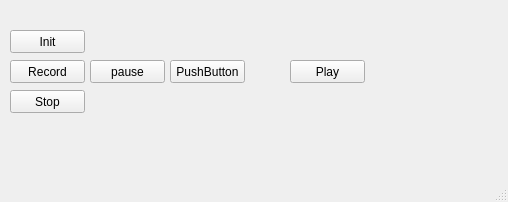
<?xml version="1.0" encoding="UTF-8"?>
<ui version="4.0">
 <class>MainWindow</class>
 <widget class="QMainWindow" name="MainWindow">
  <property name="geometry">
   <rect>
    <x>0</x>
    <y>0</y>
    <width>508</width>
    <height>202</height>
   </rect>
  </property>
  <property name="windowTitle">
   <string>MainWindow</string>
  </property>
  <widget class="QWidget" name="centralwidget">
   <widget class="QPushButton" name="btn_init">
    <property name="geometry">
     <rect>
      <x>10</x>
      <y>30</y>
      <width>75</width>
      <height>23</height>
     </rect>
    </property>
    <property name="text">
     <string>Init</string>
    </property>
   </widget>
   <widget class="QPushButton" name="btn_record">
    <property name="geometry">
     <rect>
      <x>10</x>
      <y>60</y>
      <width>75</width>
      <height>23</height>
     </rect>
    </property>
    <property name="text">
     <string>Record</string>
    </property>
   </widget>
   <widget class="QPushButton" name="btn_stop">
    <property name="geometry">
     <rect>
      <x>10</x>
      <y>90</y>
      <width>75</width>
      <height>23</height>
     </rect>
    </property>
    <property name="text">
     <string>Stop</string>
    </property>
   </widget>
   <widget class="QPushButton" name="btn_pause">
    <property name="geometry">
     <rect>
      <x>90</x>
      <y>60</y>
      <width>75</width>
      <height>23</height>
     </rect>
    </property>
    <property name="text">
     <string>pause</string>
    </property>
   </widget>
   <widget class="QPushButton" name="btn_resume">
    <property name="geometry">
     <rect>
      <x>170</x>
      <y>60</y>
      <width>75</width>
      <height>23</height>
     </rect>
    </property>
    <property name="text">
     <string>PushButton</string>
    </property>
   </widget>
   <widget class="QPushButton" name="btn_play">
    <property name="geometry">
     <rect>
      <x>290</x>
      <y>60</y>
      <width>75</width>
      <height>23</height>
     </rect>
    </property>
    <property name="text">
     <string>Play</string>
    </property>
   </widget>
  </widget>
  <widget class="QMenuBar" name="menubar">
   <property name="geometry">
    <rect>
     <x>0</x>
     <y>0</y>
     <width>508</width>
     <height>23</height>
    </rect>
   </property>
  </widget>
  <widget class="QStatusBar" name="statusbar"/>
 </widget>
 <resources/>
 <connections/>
</ui>
